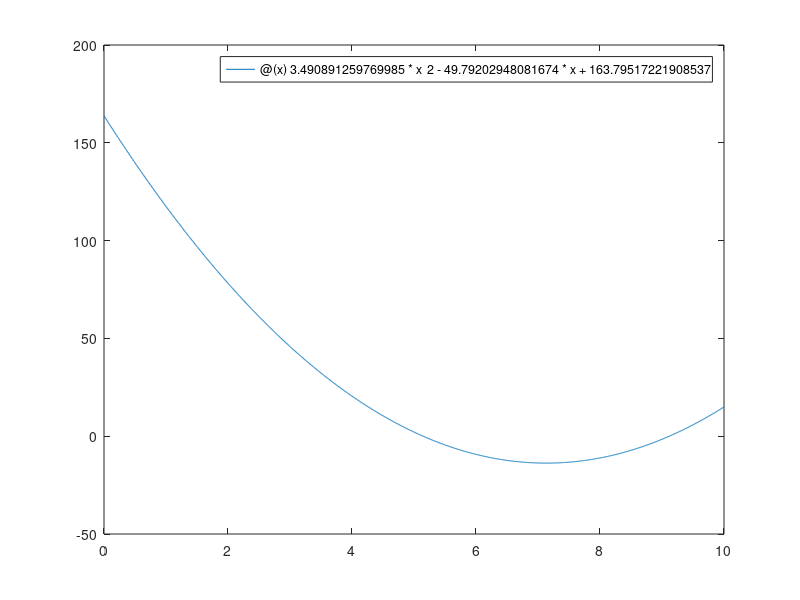
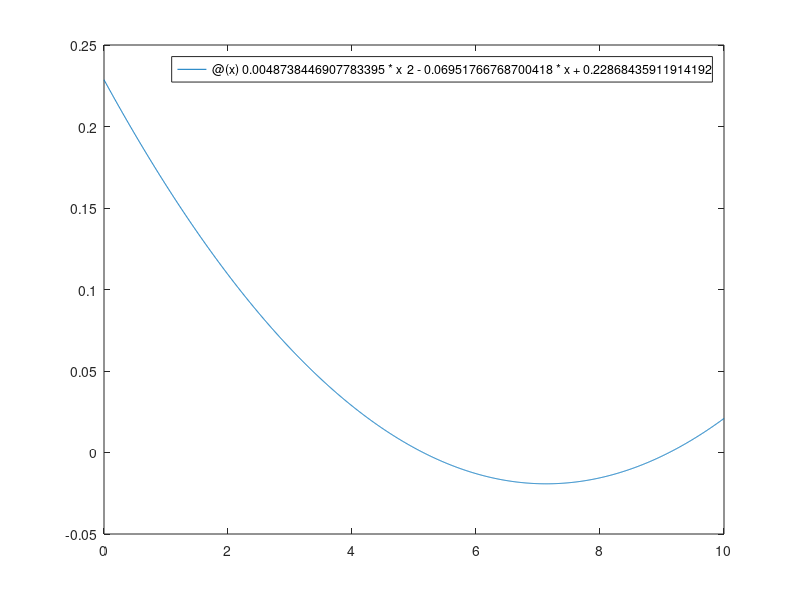

These charts were generated, in order, by the following MATLAB code:
A = [[0. 1.7]
[0.5 2.8]
[1. 4.8]
[1.5 6.5]
[2. 7.1]
[2.5 8.3]
[3. 7.7]
[3.5 9.1]
[4. 9.]
[4.5 8.3]
[5. 9.8]
[5.5 9.1]
[6. 8.8]
[6.5 8.9]
[7. 8.7]
[7.5 7.7]
[8. 6.3]
[8.5 5.1]
[9. 5.]
[9.5 4.1]
[10. 3.1]]

fplot(@(x) 3.490891259769985*x^2 -49.79202948081674*x + 163.79517221908537, [0, 10])
figure
fplot(@(x) 0.0048738446907783395*x^2 -0.06951766768700418*x + 0.22868435911914192, [0, 10])

